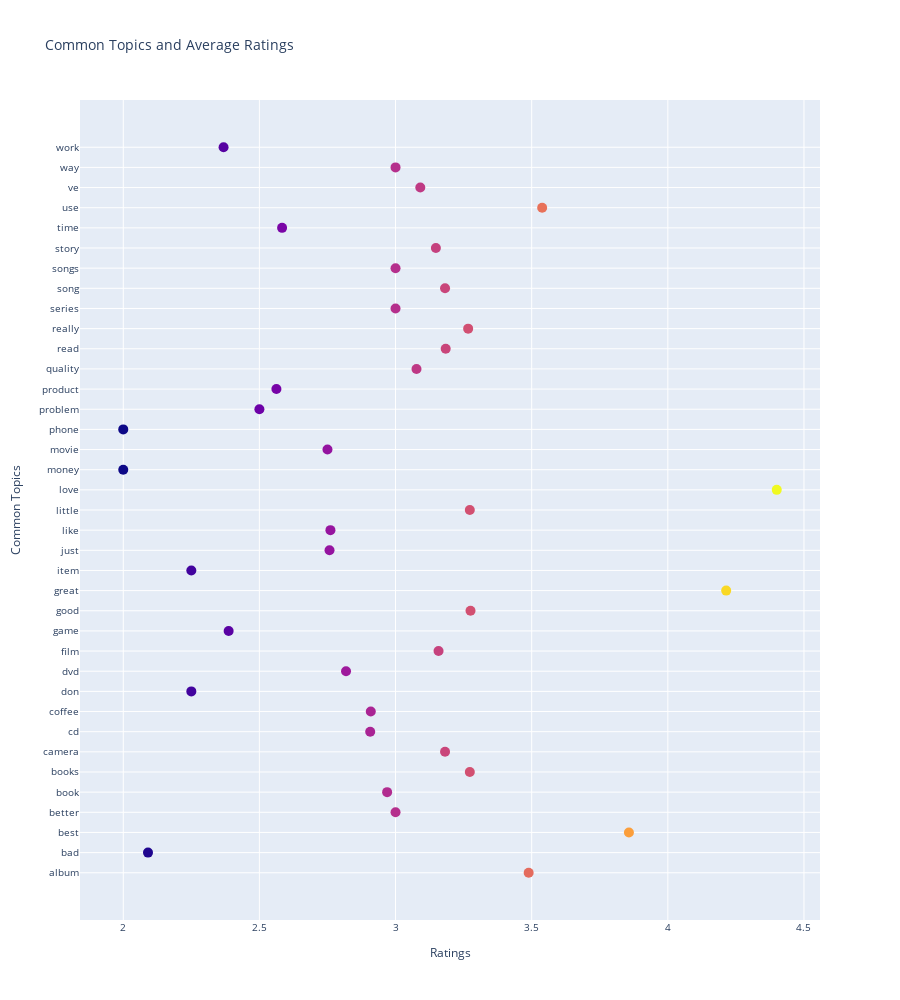

The notebook cell this image was saved under:
### Code cell
from app_scripts.topic_modelling import plot_interactive_ratings

plot_interactive_ratings(data)

data.sample(10)

### Figure 1 — Plotly figure (JSON) as saved in the notebook; plotly's stock layout.template omitted (floating-point values rounded to 4 significant figures)
{"data": [{"marker": {"color": [3.489, 2.091, 3.857, 3, 2.969, 3.273, 3.182, 2.907, 2.909, 2.25, 2.818, 3.158, 2.387, 3.275, 4.214, 2.25, 2.758, 2.761, 3.273, 4.4, 2, 2.75, 2, 2.5, 2.562, 3.077, 3.184, 3.267, 3, 3.182, 3, 3.148, 2.583, 3.538, 3.091, 3, 2.368], "size": 10}, "mode": "markers", "type": "scatter", "x": [3.489, 2.091, 3.857, 3, 2.969, 3.273, 3.182, 2.907, 2.909, 2.25, 2.818, 3.158, 2.387, 3.275, 4.214, 2.25, 2.758, 2.761, 3.273, 4.4, 2, 2.75, 2, 2.5, 2.562, 3.077, 3.184, 3.267, 3, 3.182, 3, 3.148, 2.583, 3.538, 3.091, 3, 2.368], "y": ["album", "bad", "best", "better", "book", "books", "camera", "cd", "coffee", "don", "dvd", "film", "game", "good", "great", "item", "just", "like", "little", "love", "money", "movie", "phone", "problem", "product", "quality", "read", "really", "series", "song", "songs", "story", "time", "use", "ve", "way", "work"]}], "layout": {"font": {"size": 10}, "height": 1000, "title": {"text": "Common Topics and Average Ratings"}, "xaxis": {"title": {"text": "Ratings"}}, "yaxis": {"automargin": true, "title": {"text": "Common Topics"}}}}
